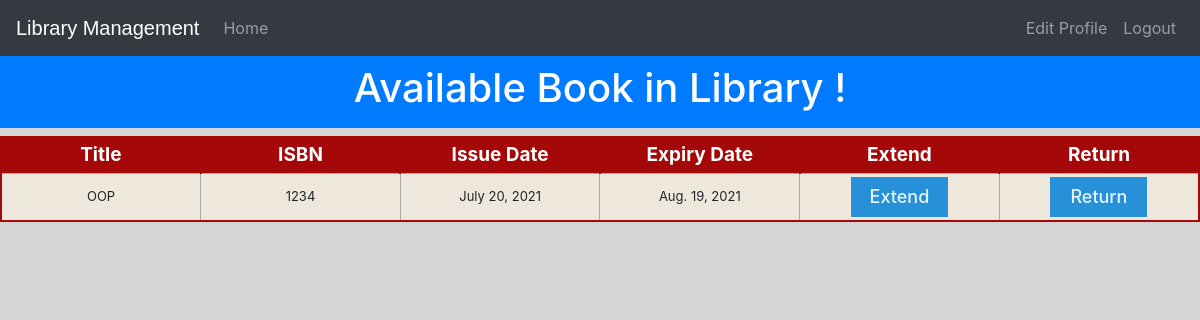
The app's page /borrowedbook with its own data.
### Library/models.py (models this page shows, shortened)
class BorrowedBook(models.Model):
    books = models.OneToOneField(Book, on_delete=models.PROTECT)
    name = models.CharField(max_length=50)
    isbn = models.PositiveIntegerField()
    issuedate=models.DateField(auto_now=True)
    expirydate=models.DateField(default=get_expiry)

### Library/views.py (the view)
# urls.py: path('borrowedbook', views.borrowedbook, name='borrowedbook'),
def borrowedbook(request):
    books = BorrowedBook.objects.all()
    context={'books':books}
    return render(request, 'pages/borrowedbook.html',context)

### templates/pages/borrowedbook.html (shortened to what this page needs)
<!DOCTYPE html>
<html lang="en" dir="ltr">
<head>
  </head>
  <body style="background-color: rgb(214, 212, 212);">
    {% include "parts/studentnavbar.html" %}
    <br>
    <br>
{% if books %}
<h3 class="p-3 mb-2 bg-primary text-white" style = 'font-size: 40px;text-align:center;'>Available Book in Library !</h3>
<table style="table-layout: fixed;" class="redTable">
<thead>
<tr>
<th>Title</th>
<th>ISBN</th>
<th>Issue Date</th>
<th>Expiry Date</th>
<th>Extend</th>
<th>Return</th>
</tr>
</thead>
<tbody>
  {% for book in books %}
    <tr>
      <td>{{book.name}}</td>
      <td>{{book.isbn}}</td>
      <td>{{book.issuedate}}</td>
      <td>{{book.expirydate}}</td>
      <td><form action="{% url 'extendborrow' book.id %}">
        <button class="button">Extend</button></form></td>
        <td><form action="{% url 'returnborrow' book.id %}">
          <button class="button">Return</button></form></td>
    </tr>
  {% endfor %}
</tbody>
</table>
{%else%}
<h3 class="p-3 mb-2 bg-primary text-white" style = 'font-size: 50px;text-align:center;'>No available Books in Library</h3>
{%endif%}
  </body>
</html>

### templates/pages/borrowedbook.html (style rules this page uses)
table.redTable { border: 2px solid #A40808; background-color: #EEE7DB; width: 100%; text-align: center; border-collapse: collapse; }
table.redTable td, table.redTable th { border: 1px solid #AAAAAA; padding: 3px 2px; }
table.redTable tbody td { font-size: 13px; }
table.redTable thead { background: #A40808; }
table.redTable thead th { font-size: 19px; font-weight: bold; color: #FFFFFF; text-align: center; border-left: 2px solid #A40808; }
table.redTable thead th:first-child { border-left: none; }
.button { width: 50%; height: 40px; background: #2691d9; font-size: 18px; color: #e9f4fb; font-weight: 500; cursor: pointer; outline: none; border:none; }

### records on screen
BorrowedBook: name "OOP", isbn "1234", issuedate "July 20, 2021", expirydate "Aug. 19, 2021"
